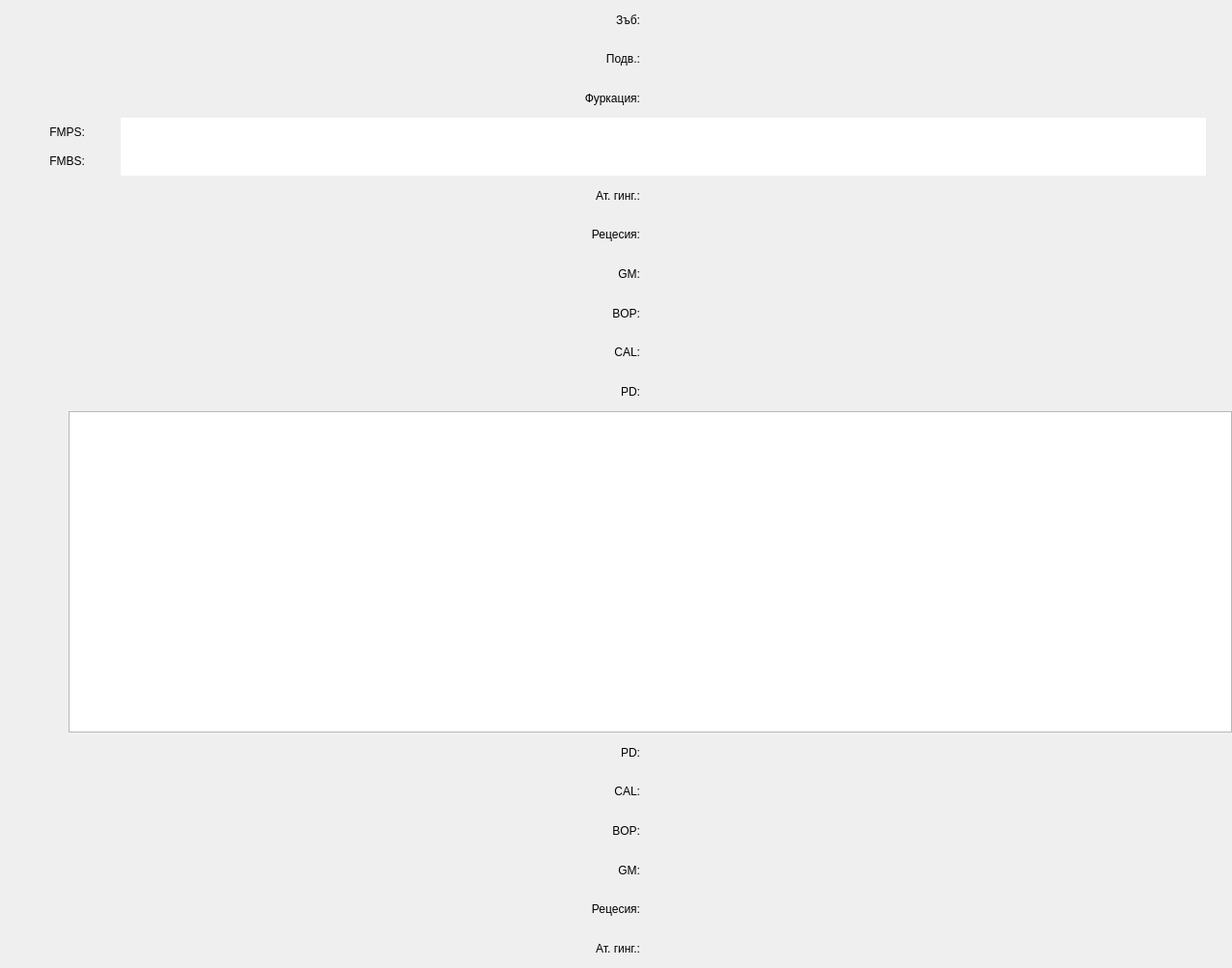
<?xml version="1.0" encoding="UTF-8"?>
<ui version="4.0">
 <class>PerioStatusView</class>
 <widget class="QWidget" name="PerioStatusView">
  <property name="geometry">
   <rect>
    <x>0</x>
    <y>0</y>
    <width>1276</width>
    <height>1003</height>
   </rect>
  </property>
  <property name="windowTitle">
   <string>PerioStatusView</string>
  </property>
  <layout class="QVBoxLayout" name="verticalLayout_2">
   <property name="spacing">
    <number>0</number>
   </property>
   <property name="leftMargin">
    <number>0</number>
   </property>
   <property name="topMargin">
    <number>0</number>
   </property>
   <property name="rightMargin">
    <number>0</number>
   </property>
   <property name="bottomMargin">
    <number>0</number>
   </property>
   <item>
    <layout class="QHBoxLayout" name="toothHeaderLayout">
     <property name="spacing">
      <number>0</number>
     </property>
     <item>
      <widget class="QLabel" name="label_6">
       <property name="sizePolicy">
        <sizepolicy hsizetype="Fixed" vsizetype="Preferred">
         <horstretch>0</horstretch>
         <verstretch>0</verstretch>
        </sizepolicy>
       </property>
       <property name="minimumSize">
        <size>
         <width>71</width>
         <height>0</height>
        </size>
       </property>
       <property name="maximumSize">
        <size>
         <width>71</width>
         <height>16777215</height>
        </size>
       </property>
       <property name="text">
        <string>Зъб:   </string>
       </property>
       <property name="alignment">
        <set>Qt::AlignRight|Qt::AlignTrailing|Qt::AlignVCenter</set>
       </property>
      </widget>
     </item>
     <item>
      <spacer name="horizontalSpacer_11">
       <property name="orientation">
        <enum>Qt::Horizontal</enum>
       </property>
       <property name="sizeType">
        <enum>QSizePolicy::Preferred</enum>
       </property>
       <property name="sizeHint" stdset="0">
        <size>
         <width>0</width>
         <height>20</height>
        </size>
       </property>
      </spacer>
     </item>
    </layout>
   </item>
   <item>
    <layout class="QHBoxLayout" name="mobiLayout">
     <property name="spacing">
      <number>0</number>
     </property>
     <item>
      <widget class="QLabel" name="label_3">
       <property name="sizePolicy">
        <sizepolicy hsizetype="Fixed" vsizetype="Preferred">
         <horstretch>0</horstretch>
         <verstretch>0</verstretch>
        </sizepolicy>
       </property>
       <property name="minimumSize">
        <size>
         <width>71</width>
         <height>0</height>
        </size>
       </property>
       <property name="maximumSize">
        <size>
         <width>71</width>
         <height>16777215</height>
        </size>
       </property>
       <property name="text">
        <string>Подв.:   </string>
       </property>
       <property name="alignment">
        <set>Qt::AlignRight|Qt::AlignTrailing|Qt::AlignVCenter</set>
       </property>
      </widget>
     </item>
     <item>
      <spacer name="horizontalSpacer_8">
       <property name="orientation">
        <enum>Qt::Horizontal</enum>
       </property>
       <property name="sizeType">
        <enum>QSizePolicy::Minimum</enum>
       </property>
       <property name="sizeHint" stdset="0">
        <size>
         <width>0</width>
         <height>20</height>
        </size>
       </property>
      </spacer>
     </item>
    </layout>
   </item>
   <item>
    <layout class="QHBoxLayout" name="furcationLayout">
     <property name="spacing">
      <number>0</number>
     </property>
     <item>
      <widget class="QLabel" name="label_5">
       <property name="sizePolicy">
        <sizepolicy hsizetype="Fixed" vsizetype="Preferred">
         <horstretch>0</horstretch>
         <verstretch>0</verstretch>
        </sizepolicy>
       </property>
       <property name="minimumSize">
        <size>
         <width>71</width>
         <height>0</height>
        </size>
       </property>
       <property name="maximumSize">
        <size>
         <width>71</width>
         <height>16777215</height>
        </size>
       </property>
       <property name="text">
        <string>Фуркация:   </string>
       </property>
       <property name="alignment">
        <set>Qt::AlignRight|Qt::AlignTrailing|Qt::AlignVCenter</set>
       </property>
      </widget>
     </item>
     <item>
      <spacer name="horizontalSpacer_10">
       <property name="orientation">
        <enum>Qt::Horizontal</enum>
       </property>
       <property name="sizeType">
        <enum>QSizePolicy::Minimum</enum>
       </property>
       <property name="sizeHint" stdset="0">
        <size>
         <width>0</width>
         <height>20</height>
        </size>
       </property>
      </spacer>
     </item>
    </layout>
   </item>
   <item>
    <layout class="QHBoxLayout" name="horizontalLayout_2">
     <property name="spacing">
      <number>0</number>
     </property>
     <item>
      <layout class="QVBoxLayout" name="verticalLayout">
       <property name="spacing">
        <number>0</number>
       </property>
       <item>
        <widget class="QLabel" name="label_2">
         <property name="sizePolicy">
          <sizepolicy hsizetype="Fixed" vsizetype="Preferred">
           <horstretch>0</horstretch>
           <verstretch>0</verstretch>
          </sizepolicy>
         </property>
         <property name="minimumSize">
          <size>
           <width>71</width>
           <height>0</height>
          </size>
         </property>
         <property name="maximumSize">
          <size>
           <width>71</width>
           <height>16777215</height>
          </size>
         </property>
         <property name="text">
          <string>FMPS:   </string>
         </property>
         <property name="alignment">
          <set>Qt::AlignRight|Qt::AlignTrailing|Qt::AlignVCenter</set>
         </property>
        </widget>
       </item>
       <item>
        <widget class="QLabel" name="label">
         <property name="sizePolicy">
          <sizepolicy hsizetype="Fixed" vsizetype="Preferred">
           <horstretch>0</horstretch>
           <verstretch>0</verstretch>
          </sizepolicy>
         </property>
         <property name="minimumSize">
          <size>
           <width>71</width>
           <height>0</height>
          </size>
         </property>
         <property name="maximumSize">
          <size>
           <width>71</width>
           <height>16777215</height>
          </size>
         </property>
         <property name="text">
          <string>FMBS:   </string>
         </property>
         <property name="alignment">
          <set>Qt::AlignRight|Qt::AlignTrailing|Qt::AlignVCenter</set>
         </property>
        </widget>
       </item>
      </layout>
     </item>
     <item>
      <widget class="QGraphicsView" name="graphicsSurfaceView">
       <property name="sizePolicy">
        <sizepolicy hsizetype="Expanding" vsizetype="Preferred">
         <horstretch>0</horstretch>
         <verstretch>0</verstretch>
        </sizepolicy>
       </property>
       <property name="minimumSize">
        <size>
         <width>1124</width>
         <height>60</height>
        </size>
       </property>
       <property name="maximumSize">
        <size>
         <width>1124</width>
         <height>60</height>
        </size>
       </property>
       <property name="frameShape">
        <enum>QFrame::NoFrame</enum>
       </property>
       <property name="lineWidth">
        <number>0</number>
       </property>
      </widget>
     </item>
    </layout>
   </item>
   <item>
    <layout class="QHBoxLayout" name="agUpLayout">
     <property name="spacing">
      <number>0</number>
     </property>
     <item>
      <widget class="QLabel" name="label_10">
       <property name="sizePolicy">
        <sizepolicy hsizetype="Fixed" vsizetype="Preferred">
         <horstretch>0</horstretch>
         <verstretch>0</verstretch>
        </sizepolicy>
       </property>
       <property name="minimumSize">
        <size>
         <width>71</width>
         <height>0</height>
        </size>
       </property>
       <property name="maximumSize">
        <size>
         <width>71</width>
         <height>16777215</height>
        </size>
       </property>
       <property name="text">
        <string>Ат. гинг.:   </string>
       </property>
       <property name="alignment">
        <set>Qt::AlignRight|Qt::AlignTrailing|Qt::AlignVCenter</set>
       </property>
       <property name="wordWrap">
        <bool>false</bool>
       </property>
      </widget>
     </item>
     <item>
      <spacer name="horizontalSpacer_3">
       <property name="orientation">
        <enum>Qt::Horizontal</enum>
       </property>
       <property name="sizeType">
        <enum>QSizePolicy::Minimum</enum>
       </property>
       <property name="sizeHint" stdset="0">
        <size>
         <width>0</width>
         <height>20</height>
        </size>
       </property>
      </spacer>
     </item>
    </layout>
   </item>
   <item>
    <layout class="QHBoxLayout" name="recUpLayout">
     <property name="spacing">
      <number>0</number>
     </property>
     <item>
      <widget class="QLabel" name="label_9">
       <property name="sizePolicy">
        <sizepolicy hsizetype="Fixed" vsizetype="Preferred">
         <horstretch>0</horstretch>
         <verstretch>0</verstretch>
        </sizepolicy>
       </property>
       <property name="minimumSize">
        <size>
         <width>71</width>
         <height>0</height>
        </size>
       </property>
       <property name="maximumSize">
        <size>
         <width>71</width>
         <height>16777215</height>
        </size>
       </property>
       <property name="text">
        <string>Рецесия:   </string>
       </property>
       <property name="alignment">
        <set>Qt::AlignRight|Qt::AlignTrailing|Qt::AlignVCenter</set>
       </property>
       <property name="wordWrap">
        <bool>false</bool>
       </property>
      </widget>
     </item>
     <item>
      <spacer name="horizontalSpacer_12">
       <property name="orientation">
        <enum>Qt::Horizontal</enum>
       </property>
       <property name="sizeType">
        <enum>QSizePolicy::Minimum</enum>
       </property>
       <property name="sizeHint" stdset="0">
        <size>
         <width>0</width>
         <height>20</height>
        </size>
       </property>
      </spacer>
     </item>
    </layout>
   </item>
   <item>
    <layout class="QHBoxLayout" name="gmUpLayout">
     <property name="spacing">
      <number>0</number>
     </property>
     <item>
      <widget class="QLabel" name="label_11">
       <property name="sizePolicy">
        <sizepolicy hsizetype="Fixed" vsizetype="Preferred">
         <horstretch>0</horstretch>
         <verstretch>0</verstretch>
        </sizepolicy>
       </property>
       <property name="minimumSize">
        <size>
         <width>71</width>
         <height>0</height>
        </size>
       </property>
       <property name="maximumSize">
        <size>
         <width>71</width>
         <height>16777215</height>
        </size>
       </property>
       <property name="text">
        <string>GM:   </string>
       </property>
       <property name="alignment">
        <set>Qt::AlignRight|Qt::AlignTrailing|Qt::AlignVCenter</set>
       </property>
      </widget>
     </item>
     <item>
      <spacer name="horizontalSpacer_4">
       <property name="orientation">
        <enum>Qt::Horizontal</enum>
       </property>
       <property name="sizeType">
        <enum>QSizePolicy::Minimum</enum>
       </property>
       <property name="sizeHint" stdset="0">
        <size>
         <width>0</width>
         <height>20</height>
        </size>
       </property>
      </spacer>
     </item>
    </layout>
   </item>
   <item>
    <layout class="QHBoxLayout" name="bopUpLayout">
     <property name="spacing">
      <number>0</number>
     </property>
     <item>
      <widget class="QLabel" name="label_12">
       <property name="sizePolicy">
        <sizepolicy hsizetype="Fixed" vsizetype="Preferred">
         <horstretch>0</horstretch>
         <verstretch>0</verstretch>
        </sizepolicy>
       </property>
       <property name="minimumSize">
        <size>
         <width>71</width>
         <height>0</height>
        </size>
       </property>
       <property name="maximumSize">
        <size>
         <width>71</width>
         <height>16777215</height>
        </size>
       </property>
       <property name="text">
        <string>BOP:   </string>
       </property>
       <property name="alignment">
        <set>Qt::AlignRight|Qt::AlignTrailing|Qt::AlignVCenter</set>
       </property>
      </widget>
     </item>
     <item>
      <spacer name="horizontalSpacer_5">
       <property name="orientation">
        <enum>Qt::Horizontal</enum>
       </property>
       <property name="sizeType">
        <enum>QSizePolicy::Minimum</enum>
       </property>
       <property name="sizeHint" stdset="0">
        <size>
         <width>0</width>
         <height>20</height>
        </size>
       </property>
      </spacer>
     </item>
    </layout>
   </item>
   <item>
    <layout class="QHBoxLayout" name="calUpLayout">
     <property name="spacing">
      <number>0</number>
     </property>
     <item>
      <widget class="QLabel" name="label_7">
       <property name="sizePolicy">
        <sizepolicy hsizetype="Fixed" vsizetype="Preferred">
         <horstretch>0</horstretch>
         <verstretch>0</verstretch>
        </sizepolicy>
       </property>
       <property name="minimumSize">
        <size>
         <width>71</width>
         <height>0</height>
        </size>
       </property>
       <property name="maximumSize">
        <size>
         <width>71</width>
         <height>16777215</height>
        </size>
       </property>
       <property name="text">
        <string>CAL:   </string>
       </property>
       <property name="alignment">
        <set>Qt::AlignRight|Qt::AlignTrailing|Qt::AlignVCenter</set>
       </property>
      </widget>
     </item>
     <item>
      <spacer name="horizontalSpacer_13">
       <property name="orientation">
        <enum>Qt::Horizontal</enum>
       </property>
       <property name="sizeType">
        <enum>QSizePolicy::Minimum</enum>
       </property>
       <property name="sizeHint" stdset="0">
        <size>
         <width>0</width>
         <height>20</height>
        </size>
       </property>
      </spacer>
     </item>
    </layout>
   </item>
   <item>
    <layout class="QHBoxLayout" name="pdUpLayout">
     <property name="spacing">
      <number>0</number>
     </property>
     <item>
      <widget class="QLabel" name="label_8">
       <property name="sizePolicy">
        <sizepolicy hsizetype="Fixed" vsizetype="Preferred">
         <horstretch>0</horstretch>
         <verstretch>0</verstretch>
        </sizepolicy>
       </property>
       <property name="minimumSize">
        <size>
         <width>71</width>
         <height>0</height>
        </size>
       </property>
       <property name="maximumSize">
        <size>
         <width>71</width>
         <height>16777215</height>
        </size>
       </property>
       <property name="text">
        <string>PD:   </string>
       </property>
       <property name="alignment">
        <set>Qt::AlignRight|Qt::AlignTrailing|Qt::AlignVCenter</set>
       </property>
      </widget>
     </item>
     <item>
      <spacer name="horizontalSpacer_14">
       <property name="orientation">
        <enum>Qt::Horizontal</enum>
       </property>
       <property name="sizeType">
        <enum>QSizePolicy::Minimum</enum>
       </property>
       <property name="sizeHint" stdset="0">
        <size>
         <width>0</width>
         <height>20</height>
        </size>
       </property>
      </spacer>
     </item>
    </layout>
   </item>
   <item>
    <layout class="QHBoxLayout" name="horizontalLayout">
     <property name="spacing">
      <number>0</number>
     </property>
     <item>
      <spacer name="horizontalSpacer">
       <property name="orientation">
        <enum>Qt::Horizontal</enum>
       </property>
       <property name="sizeType">
        <enum>QSizePolicy::Fixed</enum>
       </property>
       <property name="sizeHint" stdset="0">
        <size>
         <width>71</width>
         <height>20</height>
        </size>
       </property>
      </spacer>
     </item>
     <item>
      <widget class="QGraphicsView" name="graphicsView">
       <property name="sizePolicy">
        <sizepolicy hsizetype="Expanding" vsizetype="Fixed">
         <horstretch>0</horstretch>
         <verstretch>0</verstretch>
        </sizepolicy>
       </property>
       <property name="minimumSize">
        <size>
         <width>1121</width>
         <height>333</height>
        </size>
       </property>
       <property name="frameShape">
        <enum>QFrame::StyledPanel</enum>
       </property>
       <property name="frameShadow">
        <enum>QFrame::Plain</enum>
       </property>
       <property name="verticalScrollBarPolicy">
        <enum>Qt::ScrollBarAlwaysOff</enum>
       </property>
       <property name="horizontalScrollBarPolicy">
        <enum>Qt::ScrollBarAlwaysOff</enum>
       </property>
      </widget>
     </item>
    </layout>
   </item>
   <item>
    <layout class="QHBoxLayout" name="pdDownLayout">
     <property name="spacing">
      <number>0</number>
     </property>
     <item>
      <widget class="QLabel" name="label_17">
       <property name="sizePolicy">
        <sizepolicy hsizetype="Fixed" vsizetype="Preferred">
         <horstretch>0</horstretch>
         <verstretch>0</verstretch>
        </sizepolicy>
       </property>
       <property name="minimumSize">
        <size>
         <width>71</width>
         <height>0</height>
        </size>
       </property>
       <property name="maximumSize">
        <size>
         <width>71</width>
         <height>16777215</height>
        </size>
       </property>
       <property name="text">
        <string>PD:   </string>
       </property>
       <property name="alignment">
        <set>Qt::AlignRight|Qt::AlignTrailing|Qt::AlignVCenter</set>
       </property>
      </widget>
     </item>
     <item>
      <spacer name="horizontalSpacer_16">
       <property name="orientation">
        <enum>Qt::Horizontal</enum>
       </property>
       <property name="sizeType">
        <enum>QSizePolicy::Minimum</enum>
       </property>
       <property name="sizeHint" stdset="0">
        <size>
         <width>0</width>
         <height>20</height>
        </size>
       </property>
      </spacer>
     </item>
    </layout>
   </item>
   <item>
    <layout class="QHBoxLayout" name="calDownLayout">
     <property name="spacing">
      <number>0</number>
     </property>
     <item>
      <widget class="QLabel" name="label_16">
       <property name="sizePolicy">
        <sizepolicy hsizetype="Fixed" vsizetype="Preferred">
         <horstretch>0</horstretch>
         <verstretch>0</verstretch>
        </sizepolicy>
       </property>
       <property name="minimumSize">
        <size>
         <width>71</width>
         <height>0</height>
        </size>
       </property>
       <property name="maximumSize">
        <size>
         <width>71</width>
         <height>16777215</height>
        </size>
       </property>
       <property name="text">
        <string>CAL:   </string>
       </property>
       <property name="alignment">
        <set>Qt::AlignRight|Qt::AlignTrailing|Qt::AlignVCenter</set>
       </property>
      </widget>
     </item>
     <item>
      <spacer name="horizontalSpacer_18">
       <property name="orientation">
        <enum>Qt::Horizontal</enum>
       </property>
       <property name="sizeType">
        <enum>QSizePolicy::Minimum</enum>
       </property>
       <property name="sizeHint" stdset="0">
        <size>
         <width>0</width>
         <height>20</height>
        </size>
       </property>
      </spacer>
     </item>
    </layout>
   </item>
   <item>
    <layout class="QHBoxLayout" name="bopDownLayout">
     <property name="spacing">
      <number>0</number>
     </property>
     <item>
      <widget class="QLabel" name="label_18">
       <property name="sizePolicy">
        <sizepolicy hsizetype="Fixed" vsizetype="Preferred">
         <horstretch>0</horstretch>
         <verstretch>0</verstretch>
        </sizepolicy>
       </property>
       <property name="minimumSize">
        <size>
         <width>71</width>
         <height>0</height>
        </size>
       </property>
       <property name="maximumSize">
        <size>
         <width>71</width>
         <height>16777215</height>
        </size>
       </property>
       <property name="text">
        <string>BOP:   </string>
       </property>
       <property name="alignment">
        <set>Qt::AlignRight|Qt::AlignTrailing|Qt::AlignVCenter</set>
       </property>
      </widget>
     </item>
     <item>
      <spacer name="horizontalSpacer_20">
       <property name="orientation">
        <enum>Qt::Horizontal</enum>
       </property>
       <property name="sizeType">
        <enum>QSizePolicy::Minimum</enum>
       </property>
       <property name="sizeHint" stdset="0">
        <size>
         <width>0</width>
         <height>20</height>
        </size>
       </property>
      </spacer>
     </item>
    </layout>
   </item>
   <item>
    <layout class="QHBoxLayout" name="gmDownLayout">
     <property name="spacing">
      <number>0</number>
     </property>
     <item>
      <widget class="QLabel" name="label_15">
       <property name="sizePolicy">
        <sizepolicy hsizetype="Fixed" vsizetype="Preferred">
         <horstretch>0</horstretch>
         <verstretch>0</verstretch>
        </sizepolicy>
       </property>
       <property name="minimumSize">
        <size>
         <width>71</width>
         <height>0</height>
        </size>
       </property>
       <property name="maximumSize">
        <size>
         <width>71</width>
         <height>16777215</height>
        </size>
       </property>
       <property name="text">
        <string>GM:   </string>
       </property>
       <property name="alignment">
        <set>Qt::AlignRight|Qt::AlignTrailing|Qt::AlignVCenter</set>
       </property>
      </widget>
     </item>
     <item>
      <spacer name="horizontalSpacer_17">
       <property name="orientation">
        <enum>Qt::Horizontal</enum>
       </property>
       <property name="sizeType">
        <enum>QSizePolicy::Minimum</enum>
       </property>
       <property name="sizeHint" stdset="0">
        <size>
         <width>0</width>
         <height>20</height>
        </size>
       </property>
      </spacer>
     </item>
    </layout>
   </item>
   <item>
    <layout class="QHBoxLayout" name="recDownLayout">
     <property name="spacing">
      <number>0</number>
     </property>
     <item>
      <widget class="QLabel" name="label_14">
       <property name="sizePolicy">
        <sizepolicy hsizetype="Fixed" vsizetype="Preferred">
         <horstretch>0</horstretch>
         <verstretch>0</verstretch>
        </sizepolicy>
       </property>
       <property name="minimumSize">
        <size>
         <width>71</width>
         <height>0</height>
        </size>
       </property>
       <property name="maximumSize">
        <size>
         <width>71</width>
         <height>16777215</height>
        </size>
       </property>
       <property name="text">
        <string>Рецесия:   </string>
       </property>
       <property name="alignment">
        <set>Qt::AlignRight|Qt::AlignTrailing|Qt::AlignVCenter</set>
       </property>
       <property name="wordWrap">
        <bool>false</bool>
       </property>
      </widget>
     </item>
     <item>
      <spacer name="horizontalSpacer_19">
       <property name="orientation">
        <enum>Qt::Horizontal</enum>
       </property>
       <property name="sizeType">
        <enum>QSizePolicy::Minimum</enum>
       </property>
       <property name="sizeHint" stdset="0">
        <size>
         <width>0</width>
         <height>20</height>
        </size>
       </property>
      </spacer>
     </item>
    </layout>
   </item>
   <item>
    <layout class="QHBoxLayout" name="agDownLayout">
     <property name="spacing">
      <number>0</number>
     </property>
     <item>
      <widget class="QLabel" name="label_13">
       <property name="sizePolicy">
        <sizepolicy hsizetype="Fixed" vsizetype="Preferred">
         <horstretch>0</horstretch>
         <verstretch>0</verstretch>
        </sizepolicy>
       </property>
       <property name="minimumSize">
        <size>
         <width>71</width>
         <height>0</height>
        </size>
       </property>
       <property name="maximumSize">
        <size>
         <width>71</width>
         <height>16777215</height>
        </size>
       </property>
       <property name="text">
        <string>Ат. гинг.:   </string>
       </property>
       <property name="alignment">
        <set>Qt::AlignRight|Qt::AlignTrailing|Qt::AlignVCenter</set>
       </property>
       <property name="wordWrap">
        <bool>false</bool>
       </property>
      </widget>
     </item>
     <item>
      <spacer name="horizontalSpacer_15">
       <property name="orientation">
        <enum>Qt::Horizontal</enum>
       </property>
       <property name="sizeType">
        <enum>QSizePolicy::Minimum</enum>
       </property>
       <property name="sizeHint" stdset="0">
        <size>
         <width>0</width>
         <height>20</height>
        </size>
       </property>
      </spacer>
     </item>
    </layout>
   </item>
  </layout>
 </widget>
 <layoutdefault spacing="6" margin="11"/>
 <resources/>
 <connections/>
</ui>
